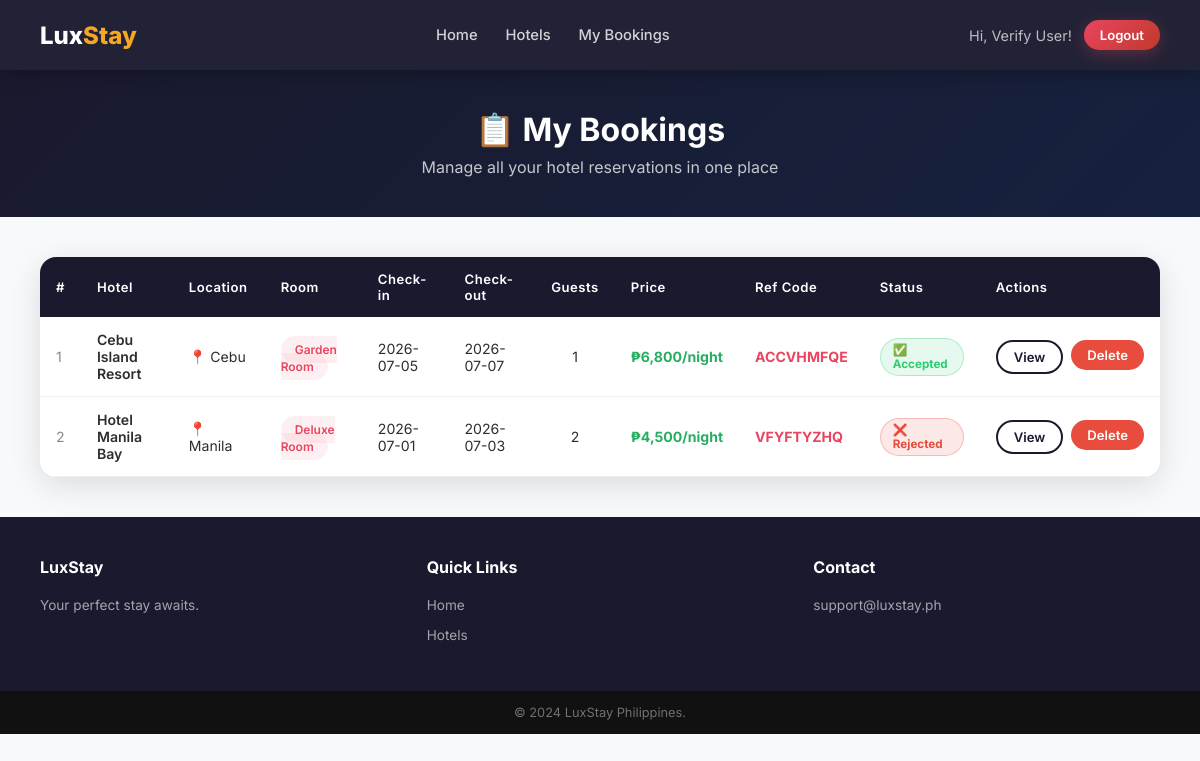
/my-bookings (signed in), run on the app's committed database.
### tables this page shows
CREATE TABLE bookings(id INTEGER PRIMARY KEY AUTOINCREMENT, user TEXT, hotel TEXT, location TEXT, check_in TEXT, check_out TEXT, guests INTEGER, room_type TEXT, price TEXT, ref_code TEXT, status TEXT DEFAULT 'pending', price_value REAL DEFAULT 0);

### app.py (the view)
@app.route("/my-bookings")
@login_required
def my_bookings():
    conn = get_db()
    c    = conn.cursor()
    c.execute("SELECT * FROM bookings WHERE user=? ORDER BY id DESC", (session["user"],))
    bookings = [dict(row) for row in c.fetchall()]
    conn.close()
    return render_template("my_bookings.html",
                           bookings=bookings,
                           user=session.get("name", ""))

### app.py (called while the page is built)
def get_db():
    db_dir = os.path.dirname(DB_PATH)
    if db_dir and not os.path.exists(db_dir):
        os.makedirs(db_dir, exist_ok=True)
    conn = sqlite3.connect(DB_PATH)
    conn.row_factory = sqlite3.Row
    return conn

def login_required(fn):
    from functools import wraps
    @wraps(fn)
    def wrapper(*args, **kwargs):
        if "user" not in session:
            return redirect("/")
        return fn(*args, **kwargs)
    return wrapper

### templates/my_bookings.html (shortened to what this page needs)
<!DOCTYPE html>
<html lang="en">
<head>
  <link rel="stylesheet" href="{{ url_for('static', filename='style.css') }}">
</head>
<body>
  <nav class="navbar">
    <a href="/home" class="logo">Lux<span>Stay</span></a>
    <div class="nav-links">
      <a href="/home">Home</a>
      <a href="/hotels">Hotels</a>
      <a href="/my-bookings" class="active">My Bookings</a>
    </div>
    <div style="display:flex;align-items:center;gap:12px">
      <span style="color:rgba(255,255,255,.7);font-size:.9rem">Hi, {{ user }}!</span>
      <a href="/logout" class="btn btn-primary btn-sm">Logout</a>
    </div>
  </nav>
  <div class="page-hero">
    <h1>📋 My Bookings</h1>
    <p>Manage all your hotel reservations in one place</p>
  </div>
  <div class="bookings-page">
    {% if bookings %}
    <div class="b-table-card">
      <table>
        <thead>
          <tr>
            <th>#</th>
            <th>Hotel</th>
            <th>Location</th>
            <th>Room</th>
            <th>Check-in</th>
            <th>Check-out</th>
            <th>Guests</th>
            <th>Price</th>
            <th>Ref Code</th>
            <th>Status</th>
            <th>Actions</th>
          </tr>
        </thead>
        <tbody>
          {% for b in bookings %}
          <tr>
            <td style="color:#888">{{ loop.index }}</td>
            <td style="font-weight:600">{{ b.hotel }}</td>
            <td>📍 {{ b.location }}</td>
            <td><span class="chip" style="font-size:.75rem">{{ b.room_type }}</span></td>
            <td>{{ b.check_in }}</td>
            <td>{{ b.check_out }}</td>
            <td style="text-align:center">{{ b.guests }}</td>
            <td style="font-weight:700;color:#27ae60">{{ b.price }}</td>
            <td><span style="font-weight:700;color:var(--accent)">{{ b.ref_code }}</span></td>
            <td>
              {% set st = b.status if b.status else 'pending' %}
              {% if st == 'accepted' %}
              <span class="status-badge status-accepted">✅ Accepted</span>
              {% elif st == 'rejected' %}
              <span class="status-badge status-rejected">❌ Rejected</span>
              {% else %}
              <span class="status-badge status-pending">⏳ Pending</span>
              {% endif %}
            </td>
            <td>
              <div style="display:flex;gap:8px">
                <button class="btn btn-outline btn-sm" onclick="openModal({{ b.id }})">View</button>
                <form method="POST" action="/delete-booking/{{ b.id }}"
                  onsubmit="return confirm('Delete this booking?')">
                  <button type="submit" class="btn btn-sm btn-danger">Delete</button>
                </form>
              </div>
            </td>
          </tr>
          {% endfor %}
        </tbody>
      </table>
    </div>
    {% endif %}
  </div>
  <footer>
    <div>
      <h4>LuxStay</h4>
      <p>Your perfect stay awaits.</p>
    </div>
    <div>
      <h4>Quick Links</h4>
      <a href="/home">Home</a>
      <a href="/hotels">Hotels</a>
    </div>
    <div>
      <h4>Contact</h4>
      <p>support@luxstay.ph</p>
    </div>
  </footer>
  <div class="footer-bottom">© 2024 LuxStay Philippines.</div>
</body>
</html>

### static/style.css (style rules this page uses)
:root { --primary: #1a1a2e; --accent: #e94560; --gold: #f5a623; --light: #f8f9fa; --radius: 16px; --shadow: 0 8px 32px rgba(0, 0, 0, .12); --transition: .3s ease }
* { box-sizing: border-box; margin: 0; padding: 0 }
body { font-family: Inter, sans-serif; background: var(--light); color: #2d2d2d }
a { text-decoration: none; color: inherit }
.navbar { position: sticky; top: 0; z-index: 1000; background: rgba(26, 26, 46, .96); backdrop-filter: blur(16px); display: flex; align-items: center; justify-content: space-between; padding: 0 40px; height: 70px; box-shadow: 0 2px 20px rgba(0, 0, 0, .3) }
.logo { font-size: 1.5rem; font-weight: 800; color: #fff }
.logo span { color: var(--gold) }
.nav-links { display: flex; align-items: center; gap: 28px }
.nav-links a { color: rgba(255, 255, 255, .8); font-size: .92rem; font-weight: 500; transition: var(--transition); position: relative }
.nav-links a::after { content: ''; position: absolute; bottom: -4px; left: 0; width: 0; height: 2px; background: var(--gold); transition: var(--transition) }
.btn { display: inline-flex; align-items: center; gap: 8px; padding: 10px 22px; border-radius: 50px; border: none; cursor: pointer; font-family: Inter, sans-serif; font-weight: 600; font-size: .9rem; transition: var(--transition) }
.btn-primary { background: linear-gradient(135deg, var(--accent), #c0392b); color: #fff; box-shadow: 0 4px 15px rgba(233, 69, 96, .3) }
.btn-outline { background: transparent; color: var(--primary); border: 2px solid var(--primary) }
.btn-sm { padding: 7px 16px; font-size: .82rem }
.btn-danger { background: #e74c3c; color: #fff }
footer { background: var(--primary); color: rgba(255, 255, 255, .7); padding: 40px; display: grid; grid-template-columns: repeat(3, 1fr); gap: 40px }
footer h4 { color: #fff; margin-bottom: 14px }
footer p, footer a { font-size: .85rem; line-height: 2.2; color: rgba(255, 255, 255, .6); display: block }
.footer-bottom { background: #111; color: rgba(255, 255, 255, .4); text-align: center; padding: 14px; font-size: .8rem }
.chip { padding: 6px 14px; background: rgba(233, 69, 96, .08); color: var(--accent); border-radius: 20px; font-size: .8rem; font-weight: 600 }
.bookings-page { padding: 40px; animation: fadeIn .5s ease }
.b-table-card { background: #fff; border-radius: var(--radius); box-shadow: var(--shadow); overflow: hidden }
table { width: 100%; border-collapse: collapse }
thead { background: var(--primary); color: #fff }
th { padding: 14px 16px; text-align: left; font-size: .82rem; font-weight: 600; letter-spacing: .5px }
td { padding: 14px 16px; border-bottom: 1px solid #f0f0f0; font-size: .88rem; vertical-align: middle }
.page-hero { background: linear-gradient(135deg, var(--primary), #16213e); color: #fff; padding: 40px; text-align: center }
.page-hero h1 { font-size: 2rem; font-weight: 700; margin-bottom: 8px }
.page-hero p { opacity: .75 }

### templates/my_bookings.html (style rules this page uses)
.status-badge { display: inline-flex; align-items: center; gap: 5px; padding: 4px 12px; border-radius: 20px; font-size: .73rem; font-weight: 700 }
.status-accepted { background: rgba(46, 204, 113, .12); color: #2ecc71; border: 1px solid rgba(46, 204, 113, .3) }
.status-rejected { background: rgba(231, 76, 60, .12); color: #e74c3c; border: 1px solid rgba(231, 76, 60, .3) }
.btn-danger { background: #e74c3c; color: #fff; border: none }
td form { margin: 0 }

### data on the page
bookings: hotel "Cebu Island Resort", location "Cebu", room_type "Garden Room", check_in "2026-07-05", check_out "2026-07-07", guests "1", price "₱6,800/night", ref_code "ACCVHMFQE", status "✅ Accepted"
bookings: hotel "Hotel Manila Bay", location "Manila", room_type "Deluxe Room", check_in "2026-07-01", check_out "2026-07-03", guests "2", price "₱4,500/night", ref_code "VFYFTYZHQ", status "❌ Rejected"

### other printed values
{{ user }} "Verify User"
